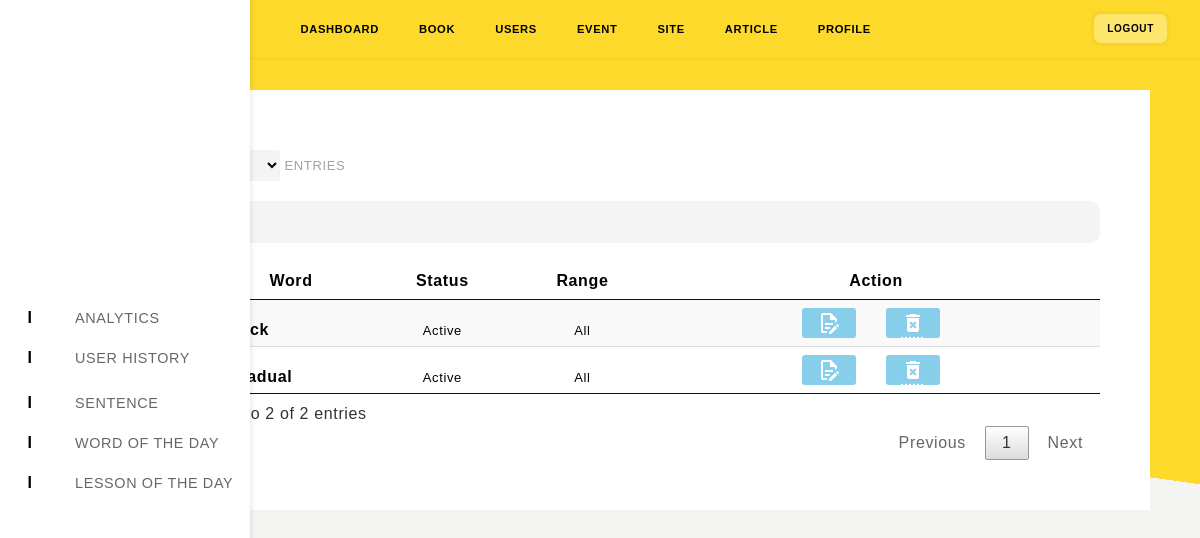
/office/word_table.php, run on the app's committed database.
### tables this page shows
CREATE TABLE `site_wod` (
  `word_id` int(11) NOT NULL,
  `word` varchar(250) NOT NULL,
  `status` varchar(250) NOT NULL,
  `word_range` varchar(250) NOT NULL,
  `content` text NOT NULL,
  `content_extend` text NOT NULL,
  `date` date NOT NULL
);

### office/word_table.php (the view, shortened to what this page needs)
<!DOCTYPE html>
<html>
<?php
	include 'head.php';
?>
<body>
<div class="container">
<?php
	include 'sidebar.php';
?>
<div class="main-wrapper">
	<?php
		include 'header.php';
	?>
	<div class="wod-table">
	<table id="wod_table" class="display">
    <thead>
    <tr>
        <th>Word</th>
        <th>Status</th>
        <th>Range</th>
        <th>Action</th>
    </tr>
    </thead>
    <tbody>
    <?php
	    require 'config/database.php';
		$sql = "SELECT * FROM site_wod";
		$execute = $db->query($sql);
	    $a = 1;
	    while ($wod = $execute->fetch_assoc()) {
    ?>
    <tr>
        <td><?php echo $a++;?></td>
        <td><?php echo $wod["word"];?></td>
        <td><?php echo $wod["status"];?></td>
        <td><?php echo $wod["word_range"];?></td>
        <td class="table-action">
        	<span style="margin-right: 30px;">
            	<abbr title="Edit">
            	<a href="word_edit.php?edit_id=<?php echo $wod["word_id"]; ?>">
            	</a>
            	</abbr>
            </span>
            <span>
            	<abbr title="Delete">
            	<a href="word_table.php?del_id=<?php echo $wod["word_id"]; ?>" class="delete" data-confirm="Hapus data ini?">
            		<i class="material-icons">
					</i>
				</a>
            	</abbr>
            </span>
        </td>
    </tr>
    <?php
    	}
    ?>
    </tbody>
	</table>
	</div>
</div>
</div>
</body>
</html>

### office/assets/css/desktop-style.css (style rules this page uses)
* { box-shadow: var(--box-x, 0) var(--box-y, 0) var(--box-blur) var(--box-scale, 0) var(--box-color, transparent); }
body { font-family: 'Helvetica'; background-color: white; }
.container { background-color: #F4F4F2; }
a { text-decoration: none; color: inherit; }
form h1, h3, div, label, input { width: 100%; }
.main-wrapper { width: 100%; height: 100vh; position: relative; padding-left: 60px; background-image: linear-gradient( 8deg, rgba(0,0,0,0) 50%, #FDD92B 50%); }
abbr { opacity: 1; }
.wod-table { width: 100%; padding: 30px 50px; }
#wod_table_wrapper tr td:nth-child(1) { width: 30px; text-align: center; font-weight: bold; }
#wod_table_wrapper tr td:nth-child(2) { font-weight: bold; padding: 0 20px }
#wod_table_wrapper tr td:nth-child(3) { text-align: center; font-size: 13px; }
#wod_table_wrapper tr td:nth-child(4) { text-align: center; font-size: 13px; }
#wod_table_wrapper tr td:nth-child(5) { text-align: center; font-size: 13px; }
.wod-table .table-action { display: flex; justify-content: center; }
.wod-table tr td span { display: block; border-radius: 3px; margin-right: 10px; height: 30px; line-height: 35px; color: white; font-weight: bold; cursor: pointer; background-color: skyblue; }
.wod-table tr td span a { display: flex; padding: 0 15px; height: 30px; font-style: italic; align-items: center; }
table.dataTable { width: 100%; margin: 0 auto; clear: both; border-collapse: separate; border-spacing: 0; }
table.dataTable thead th, table.dataTable tfoot th { font-weight: bold; }
table.dataTable thead th, table.dataTable thead td { padding: 10px 18px; border-bottom: 1px solid #111111; }
table.dataTable thead .sorting, table.dataTable thead .sorting_asc, table.dataTable thead .sorting_desc, table.dataTable thead .sorting_asc_disabled, table.dataTable thead .sorting_desc_disabled { cursor: pointer; *cursor: hand; background-repeat: no-repeat; background-position: center right; }
table.dataTable thead .sorting { background-image: url("../images/sort_both.png"); }
table.dataTable tbody tr { background-color: white; }
table.dataTable tbody th, table.dataTable tbody td { padding: 8px 10px; }
table.dataTable.row-border tbody th, table.dataTable.row-border tbody td, table.dataTable.display tbody th, table.dataTable.display tbody td { border-top: 1px solid #dddddd; }
table.dataTable.row-border tbody tr:first-child th, table.dataTable.row-border tbody tr:first-child td, table.dataTable.display tbody tr:first-child th, table.dataTable.display tbody tr:first-child td { border-top: none; }
table.dataTable.stripe tbody tr.odd, table.dataTable.display tbody tr.odd { background-color: #f9f9f9; }
table.dataTable.order-column tbody tr > .sorting_1, table.dataTable.order-column tbody tr > .sorting_2, table.dataTable.order-column tbody tr > .sorting_3, table.dataTable.display tbody tr > .sorting_1, table.dataTable.display tbody tr > .sorting_2, table.dataTable.display tbody tr > .sorting_3 { background-color: #f9f9f9; }
table.dataTable.display tbody tr.odd > .sorting_1, table.dataTable.order-column.stripe tbody tr.odd > .sorting_1 { background-color: #f1f1f1; }
table.dataTable.display tbody tr.even > .sorting_1, table.dataTable.order-column.stripe tbody tr.even > .sorting_1 { background-color: #f9f9f9; }
table.dataTable.no-footer { border-bottom: 1px solid #111111; }
table.dataTable, table.dataTable th, table.dataTable td { box-sizing: content-box; }

### data on the page
site_wod: status "Active", word_range "All"
site_wod: word "gradual", status "Active", word_range "All"
